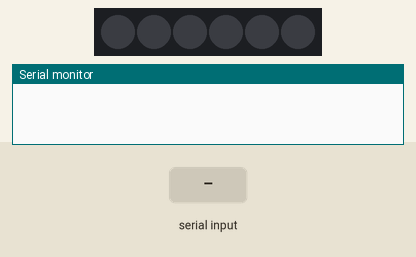
Simulated run of this sketch. Board: Arduino Uno, built with avr-gcc and run on an emulated ATmega328P. Shown: 6 RGB LEDs in strip order, left to right, the last lines printed to the serial monitor. Inputs (shaded band) come from the test bench. Dim RGB values are drawn brighter than linear.

Above: at 1.2 s.
1.3 s: "start\n" received over Serial
At 2.1 s:
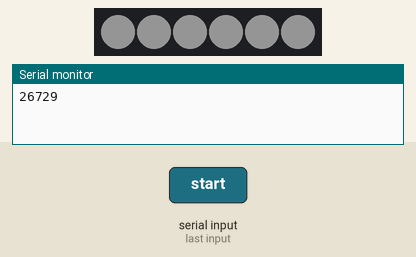
Timing chart, 0 to 10.3 s (numbered marks = the images above; inputs shaded):
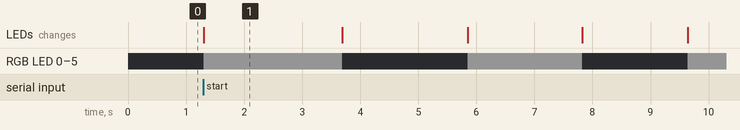

Measured:
- after the input at 1.3 s, RGB LED 0–5: goes RGB(20, 20, 20) 2.4 s, off 2.2 s, RGB(20, 20, 20) 2.0 s, off 1.8 s, then RGB(20, 20, 20), starting at once
- what the display in image 1 shows lasts 2.4 s, from 1.3 s to 3.7 s

The sketch:

ledflash.ino
```cpp
#include <FastLED.h>

#define NUM_LEDS 6 // Number of LEDs
#define DATA_PIN 3 // The pin your LEDs are connected to
#define MAX_BRIGHTNESS 20 // Maximum brightness
#define WAVE_PERIOD 5000 // Initial period of the sine wave in milliseconds
#define SPEED_INCREASE 10 // How much to decrease the wave period by, to increase speed

CRGB leds[NUM_LEDS];
unsigned long startTime = 0;
bool startEffect = false;
int wavePeriod = WAVE_PERIOD;

void setup() {
  Serial.begin(9600); // Start serial communication at 9600 baud
  FastLED.addLeds<APA102, 9, 8, BGR>(leds, NUM_LEDS);
  FastLED.setBrightness(MAX_BRIGHTNESS);// Initialize the LED strip
}

void loop() {
  if (Serial.available() > 0) {
    String command = Serial.readStringUntil('\n'); // Read the incoming command
    if (command == "start") {
      Serial.print('hi');
      startEffect = true;
      startTime = millis(); // Reset start time
      wavePeriod = WAVE_PERIOD; // Reset to initial period
    }
  }

  if (startEffect) {
    updateLedEffect();
  }
}

void updateLedEffect() {
  unsigned long currentTime = millis();
  float elapsed = currentTime - startTime;

  // Increase flashing speed over time by decreasing the wave period
  if (wavePeriod > 500) { // Prevent the period from becoming too short
    wavePeriod = WAVE_PERIOD - (elapsed / SPEED_INCREASE);
  }

  // Use sine wave to determine LED state (on or off)
  float radian = (TWO_PI / wavePeriod) * elapsed;
  float sineValue = sin(radian);

  if (sineValue > 0) {
    // Sine wave is positive, turn LEDs on
    fill_solid(leds, NUM_LEDS, CRGB::White);
  } else {
    // Sine wave is negative, turn LEDs off
    fill_solid(leds, NUM_LEDS, CRGB::Black);
  }

  FastLED.show();
}
```
